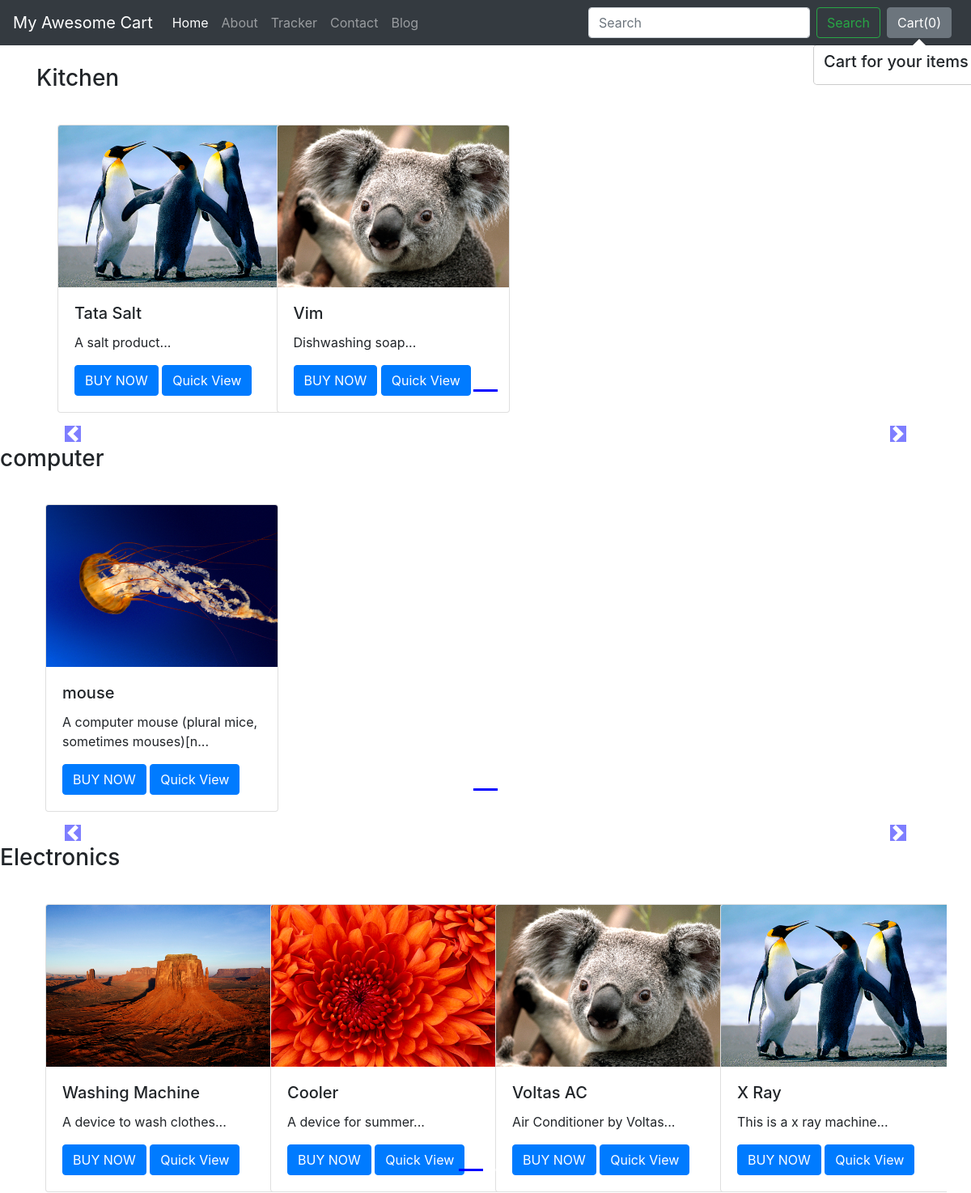
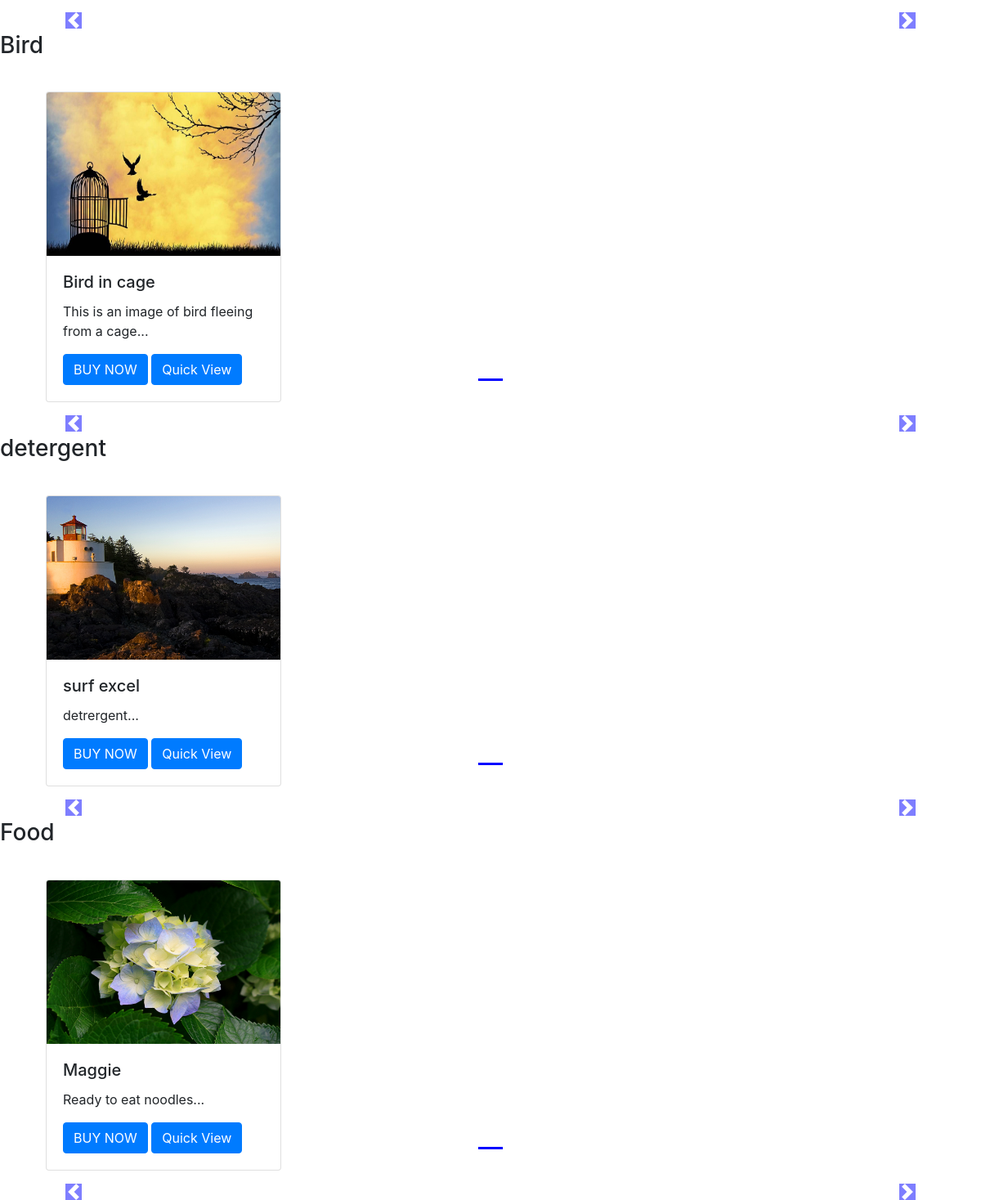
The app's page /shop/ with its own data (2 pictures, top to bottom).
### shop/models.py (models this page shows, shortened)
class Products(models.Model):
    product_id = models.AutoField
    product_name = models.CharField(max_length=50)
    product_desc = models.CharField(max_length=300)
    pub_date = models.DateField()
    category = models.CharField(max_length=50, default="")
    subcategory = models.CharField(max_length=50, default="")
    price = models.IntegerField(default="0")
    image = models.ImageField(upload_to="shop/images", default="")

### shop/views.py (the view)
# urls.py: path('', views.index, name="bloghome"),
def index(request):
    products = Products.objects.all()
    allProds = []
    catprods = Products.objects.values('category', 'id')
    cats = {item['category'] for item in catprods}
    for cat in cats:
        prod = Products.objects.filter(category=cat)
        n = len(prod)
        nslides = n // 4 + ceil((n / 4) - (n // 4))
        allProds.append([prod, range(1, nslides), nslides])
    params = {'allProds': allProds}
    return render(request, 'shop/index.html', params)

### shop/templates/shop/index.html (shortened to what this page needs)
{% extends 'shop/basic.html' %}
  {% load static %}
{% block body %}
<div class="container">
	{% for product, range, nslides in allProds %}
	<h3 class= "my-4" >{{product.0.category}}</h3>
	<div class= "row">
<div id="demo{{forloop.counter}}" class="col carousel slide my-3" data-ride="carousel">
    <ul class="carousel-indicators">
      <li data-target="#demo{{forloop.counter}}" data-slide-to="0" class="active"></li>
	  {% for i in range %}
      <li data-target="#demo{{forloop.parentloop.counter}}" data-slide-to="{{i}}" ></li>
	  {% endfor %}
    </ul>
    <div class="container carousel-inner no-padding">
      <div class="carousel-item active">
		{% for i in product %}
        <div class="col-xs-3 col-sm-3 col-md-3">
          <div class="card" style="width: 18rem;">
            <img src='/media/{{i.image}}' class="card-img-top" alt="...">
            <div class="card-body">
              <h5 class="card-title" id= "namepr{{i.id}}"  >{{ i.product_name }}</h5>
              <p class="card-text">{{i.product_desc|slice:"0:50"}}...</p>
			  <span id= "divpr{{i.id}}" class= "divpr" >
              <button id= "pr{{i.id}}" class="btn btn-primary cart">BUY NOW</button>
				</span>
			  <a  target=_blank href= "/shop/products/{{i.id}}" <button id= "qv{{i.id}}" class="btn btn-primary cart">Quick View</button></a>
			</div>
          </div>
        </div>
		{% if forloop.counter|divisibleby:4 and forloop.counter > 0 and not forloop.last  %}
		</div><div class="carousel-item">
		{% endif %}
		{% endfor if%}
		</div>
    </div>
</div>
</div>
    <a class="carousel-control-prev" href="#demo{{forloop.counter}}" data-slide="prev">
        <span class="carousel-control-prev-icon"></span>
    </a>
    <a class="carousel-control-next" href="#demo{{forloop.counter}}" data-slide="next">
        <span class="carousel-control-next-icon"></span>
    </a>
		</div>
{% endfor %}
{% endblock %}

### shop/templates/shop/basic.html (shortened to what this page needs)
<!doctype html>
<html lang="en">
  <head>
    <link rel="stylesheet" href="https://stackpath.bootstrapcdn.com/bootstrap/4.2.1/css/bootstrap.min.css">
  </head>
  <body>
    <nav class="navbar navbar-expand-lg navbar-dark bg-dark">
  <a class="navbar-brand" href="#">My Awesome Cart</a>
  <div class="collapse navbar-collapse" id="navbarSupportedContent">
    <ul class="navbar-nav mr-auto">
      <li class="nav-item active">
        <a class="nav-link" href="/shop">Home <span class="sr-only">(current)</span></a>
      </li>
      <li class="nav-item">
        <a class="nav-link" href="/shop/about">About</a>
      </li>
      <li class="nav-item">
        <a class="nav-link" href="/shop/tracker">Tracker</a>
      </li>
      <li class="nav-item">
        <a class="nav-link" href="/shop/contact">Contact</a>
      </li>
      <li class="nav-item">
        <a class="nav-link" href="/shop/contact">Blog</a>
      </li>
    </ul>
    <form class="form-inline my-2 my-lg-0">
      <input class="form-control mr-sm-2" type="search" placeholder="Search" aria-label="Search">
      <button class="btn btn-outline-success my-2 my-sm-0" type="submit">Search</button>
    </form>
	<button type="button" id= "popcart" class="btn btn-secondary mx-2" data-container="body" data-html= "true" data-toggle="popover" data-placement="bottom" data-content="Vivamus
sagittis lacus vel augue laoreet rutrum faucibus.">
 Cart(<span id= "cart" >0</span>)
</button>
  </div>
</nav>
{% block body %}{% endblock %}
  </body>
</html>

### records on screen
Products: category "Kitchen", image (picture), product_name "Tata Salt", product_desc "A salt product"
Products: image (picture), product_name "Vim", product_desc "Dishwashing soap"
Products: category "computer", image (picture), product_name "mouse", product_desc "A computer mouse (plural mice, sometimes mouses)[n"
Products: category "Electronics", image (picture), product_name "Washing Machine", product_desc "A device to wash clothes"
Products: image (picture), product_name "Cooler", product_desc "A device for summer"
Products: image (picture), product_name "Voltas AC", product_desc "Air Conditioner by Voltas"
Products: image (picture), product_name "X Ray", product_desc "This is a x ray machine"
Products: category "Bird", image (picture), product_name "Bird in cage", product_desc "This is an image of bird fleeing from a cage"
Products: category "detergent", image (picture), product_name "surf excel", product_desc "detrergent"
Products: category "Food", image (picture), product_name "Maggie", product_desc "Ready to eat noodles"
